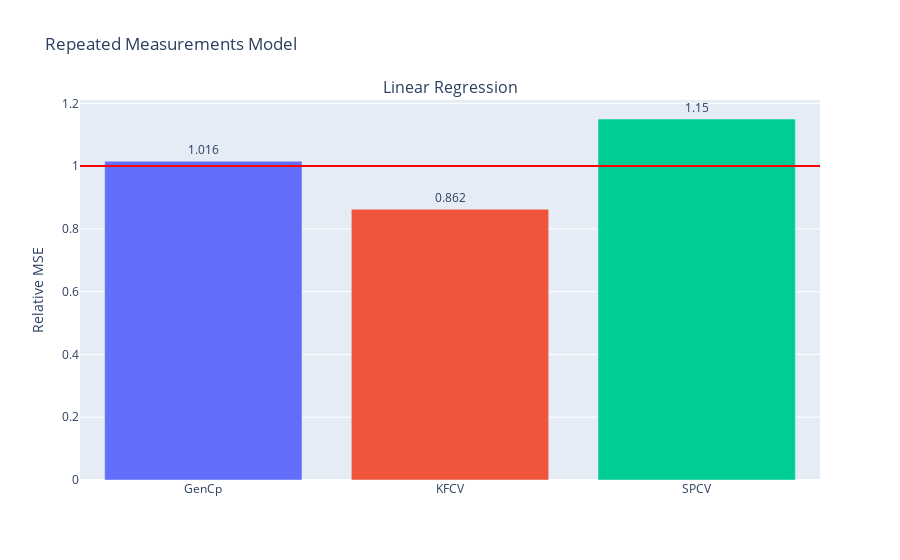

Here is the notebook cell this chart was saved with:
### Code cell
fig = gen_model_barplots(model_errs, model_names, est_names, title)
fig.show()

### Figure 1 — Plotly figure (JSON) as saved in the notebook; plotly's stock layout.template omitted (floating-point values rounded to 4 significant figures)
{"data": [{"marker": {"color": ["#636EFA", "#EF553B", "#00CC96", "#AB63FA", "#FFA15A", "#19D3F3", "#FF6692", "#B6E880", "#FF97FF", "#FECB52"]}, "text": [1.016, 0.862, 1.15], "textposition": "outside", "type": "bar", "x": ["GenCp", "KFCV", "SPCV"], "xaxis": "x", "y": [1.016, 0.8625, 1.15], "yaxis": "y"}], "layout": {"annotations": [{"font": {"size": 16}, "showarrow": false, "text": "Linear Regression", "x": 0.5, "xanchor": "center", "xref": "paper", "y": 1, "yanchor": "bottom", "yref": "paper"}], "shapes": [{"line": {"color": "red"}, "type": "line", "x0": 0, "x1": 1, "xref": "x domain", "y0": 1, "y1": 1, "yref": "y"}], "title": {"text": "Repeated Measurements Model"}, "xaxis": {"anchor": "y", "domain": [0, 1]}, "yaxis": {"anchor": "x", "domain": [0, 1], "title": {"text": "Relative MSE"}}}}
